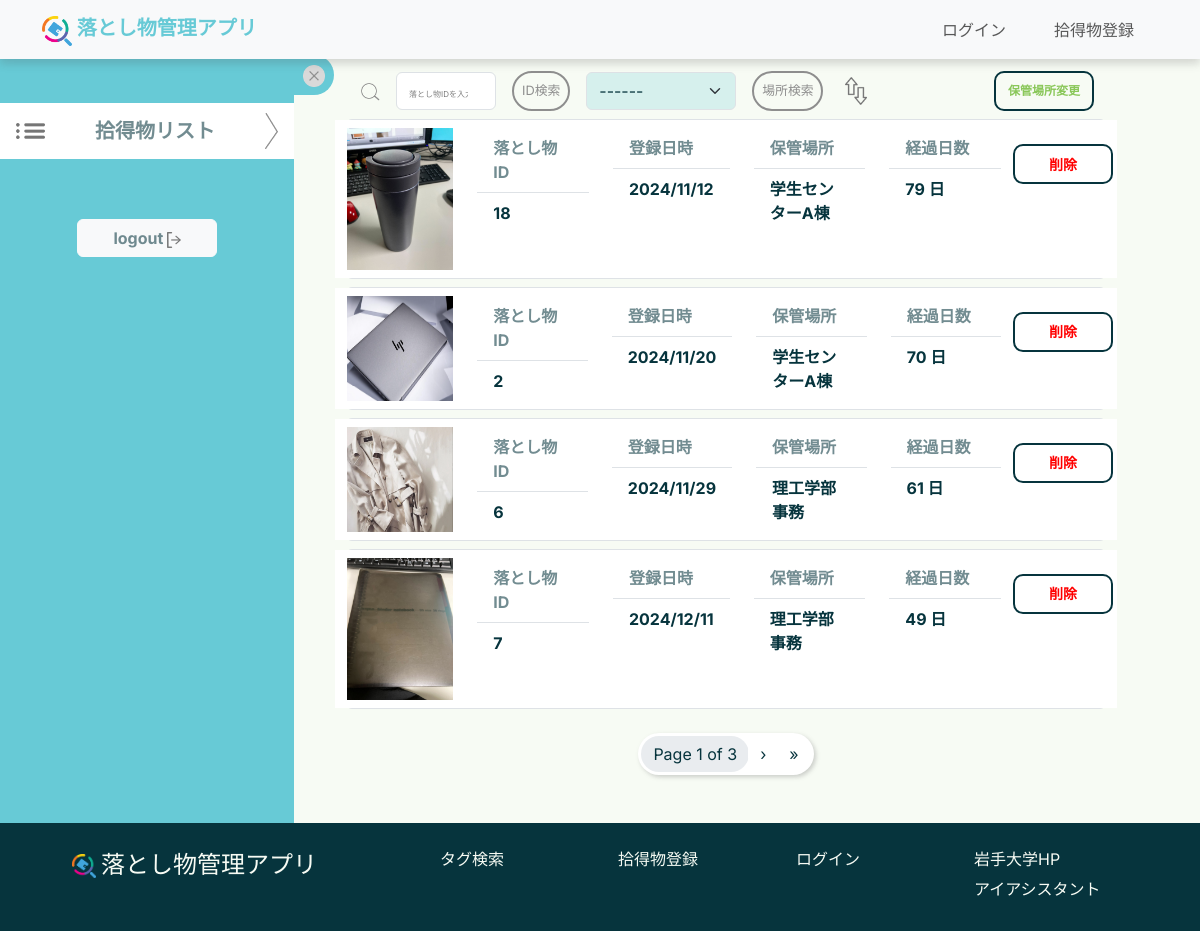
Before: /mypage/administrator/ with the older database file.
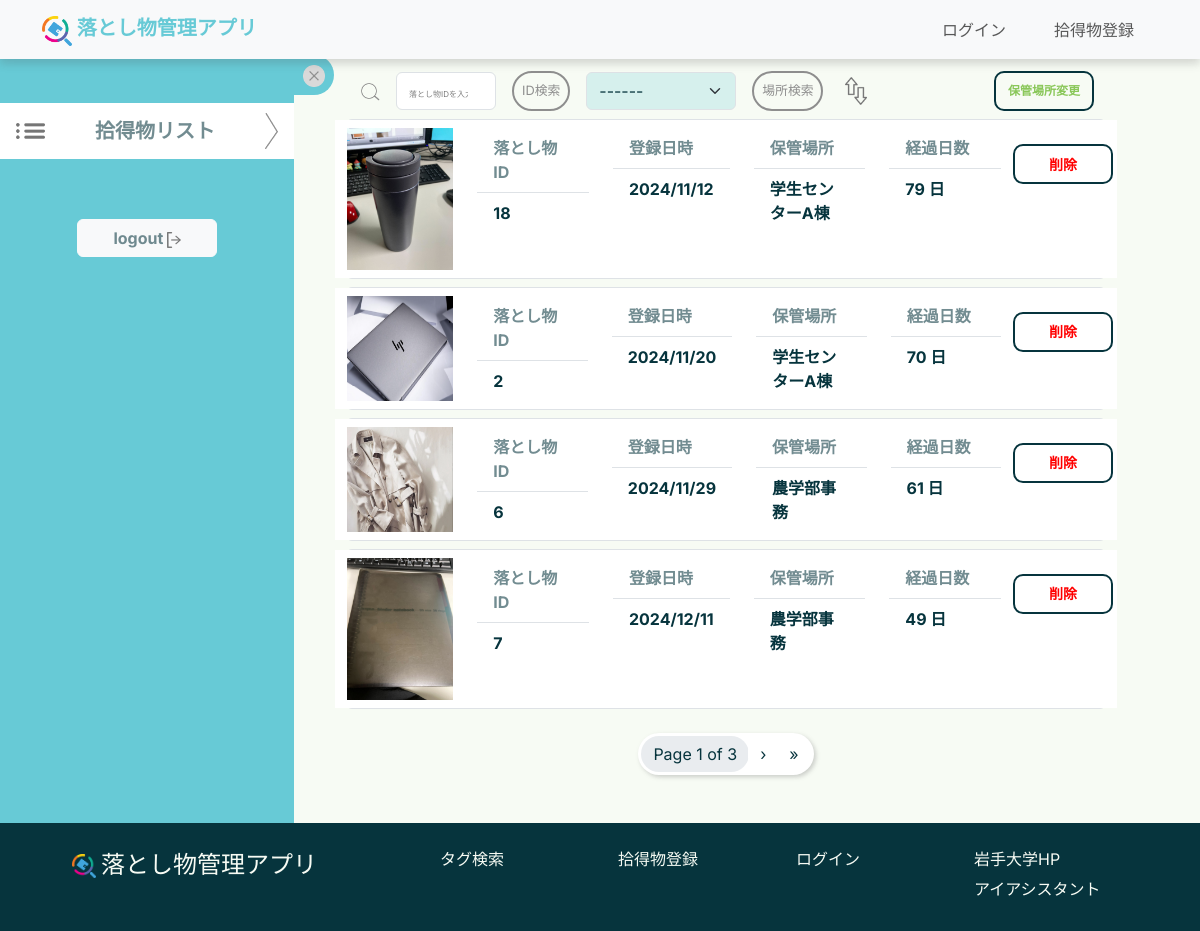
After: the same page with the newer database file.
### top/models.py (models this page shows, shortened)
class ItemImage(models.Model):
    id = models.AutoField(primary_key=True)
    item = models.ForeignKey(Item, on_delete=models.CASCADE, verbose_name="Item")
    image_path = models.ImageField(upload_to='item_images/', max_length=255, blank=True, null=True,
                                   verbose_name='Item Images')
    uploaded_at = models.DateTimeField(auto_now_add=True, null=True, blank=True)

class Item(models.Model):
    item_id = models.AutoField(primary_key=True)
    item_name = models.ForeignKey(ItemsNameTag, on_delete=models.CASCADE, verbose_name="Item Name")
    PorD_location = models.ForeignKey(PickedOrDroppedLocationsTag, on_delete=models.CASCADE,
                                      verbose_name="Picked or Dropped Location")
    storage_location = models.ForeignKey(StorageLocationsTag, on_delete=models.CASCADE, verbose_name="Storage Location", null=True)
    item_type = models.IntegerField(verbose_name="Item Type", help_text="0: Found, 1: Lost")
    status = models.SmallIntegerField(verbose_name="Status", help_text="0: Pending, 1: In Progress, 2: Resolved")
    created_at = models.DateTimeField() # 時間を自動的に更新しない
    updated_at = models.DateTimeField(auto_now=True, null=True, blank=True)
    contact_email = models.EmailField(max_length=100, null=True, blank=True)
    contact_phone = models.CharField(max_length=20, null=True, blank=True)
    description = models.TextField(null=True, blank=True)

class StorageLocationsTag(models.Model):
    storage_location_id = models.AutoField(primary_key=True)
    storage_location_name = models.CharField(max_length=100, verbose_name="Storage Location Name",
                                             help_text="Name of the place to store lost items, e.g., administrative office, library, etc.")
    description = models.TextField(null=True, blank=True)
    def __str__(self):
        return self.storage_location_name

### mypage/views.py (the view, shortened to what this page needs)
# urls.py: path("administrator/", views.admin_mypage, name="admin_mypage"),
def admin_mypage(request):
    search_ID = ""
    storage_tags = StorageLocationsTag.objects.all()
    order = request.session.get("order", "asc") # セッションから現在のorderを取得。デフォルトは'asc'
    selected_location = request.session.get("selected_location", "")  # セッションから選択された保管場所を取得
    if selected_location == "":
        founditemimages = ItemImage.objects.select_related("item").order_by("item__created_at")
    else:
        founditemimages = ItemImage.objects.select_related("item").order_by("item__created_at")
        location = StorageLocationsTag.objects.get(storage_location_name=selected_location)
        founditemimages = founditemimages.filter(item__storage_location=location)
    if order == "asc":
        founditemimages = founditemimages.order_by("item__created_at")
    elif order == "des":
        founditemimages = founditemimages.order_by("-item__created_at")
    if search_ID == "":
        pass
    else:
        search_ID = int(search_ID) # item_idのデータ型はint
        founditemimages = founditemimages.filter(item__item_id=search_ID)
    print(order)
    print(selected_location)
    paginator = Paginator(founditemimages, 4)  # 1ページに10件表示
    page_number = request.GET.get('page', 1)
    page_obj = paginator.get_page(page_number)
    return render(request, "administrator.html", {"founditemimages": page_obj, "storagetags": storage_tags})

### mypage/templates/administrator.html (shortened to what the changed rows need)
{% extends "base.html" %}
{% load static %}
{% block content %}
<body>
    <div class="container-fluid row" style="display: flex; width: 100%">
        <div class="col-xl-8 col-sm-12 my-2" id="main-content">
            {% if founditemimages %}
                <div id="content-desktop" style="display:none;">
                    {% for image in founditemimages %}
                        <div class="border my-2 rounded">
                            <div class="row" style="background-color: #FFFFFF;">
                                <img src="{{ image.image_path.url }}" class="col-2 my-2">
                                <div class="col my-2">
                                    <ul class="list-group list-group-flush no-underline">
                                        <li class="list-group-item fw-bold" style="color: #06343D90">落とし物ID</li>
                                        <li class="list-group-item fw-bold" style="color: #06343D">{{ image.item.item_id }}</li>
                                    </ul>
                                </div>
                                <div class="col my-2">
                                    <ul class="list-group list-group-flush no-underline">
                                        <li class="list-group-item fw-bold" style="color: #06343D90">登録日時</li>
                                        <li class="list-group-item fw-bold" style="color: #06343D">{{ image.item.created_at|date:"Y/m/d" }}</li>
                                    </ul>
                                </div>
                                <div class="col my-2">
                                    <ul class="list-group list-group-flush no-underline">
                                        <li class="list-group-item fw-bold" style="color: #06343D90">保管場所</li>
                                        <li class="list-group-item fw-bold" style="color: #06343D">{{ image.item.storage_location }}</li>
                                    </ul>
                                </div>
                                <div class="col my-2">
                                    <ul class="list-group list-group-flush no-underline">
                                        <li class="list-group-item fw-bold" style="color: #06343D90">経過日数</li>
                                        <li class="list-group-item fw-bold" style="color: #06343D">
                                            <span class="elapsed-days" data-created-at="{{ image.item.created_at|date:"Y-m-d H:i:s" }}"></span>
                                        </li>
                                    </ul>
                                </div>
                                <button type="button" class="btn btn-outline-secondary custom-red fw-bold mt-4 me-1 delete-btn"
                                        data-id="{{ image.item.item_id  }}" data-name="{{ image.item.item_id }}"
                                        style="width: 100px; height: 40px; color: #ff0000; border-color: #06343D; border-width: 2px; border-radius: 10px; font-size: 14px;"
                                        data-bs-toggle="modal" data-bs-target="#delete-modal">
                                        削除
                                </button>
                            </div>
                        </div>
                    {% endfor %}
                </div>
            {% else %}
                <br><br>
                <p>そのような落とし物は登録されていません</p>
            {% endif %}
        </div>
    </div>
</body>
{% endblock content %}

Changed rows visible on the page:
changed through a linked row, ItemImage (number 3 of 4 on the later page): item.storage_location "理工学部事務" → "農学部事務"
changed through a linked row, ItemImage (number 4 of 4 on the later page): item.storage_location "理工学部事務" → "農学部事務"
